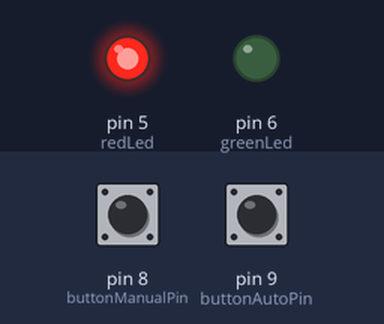
A sketch run on a simulated Arduino Uno, built with avr-gcc and run on an emulated ATmega328P. Shown: output pins drawn as LEDs (lit = HIGH). Inputs (shaded band) come from the test bench; at power-on: pin 8 (buttonManualPin) HIGH, pin 9 (buttonAutoPin) HIGH. Random numbers use the default seed unless the sketch sets one.

Above: at 1.2 s.
1.3 s: pin 8 (buttonManualPin) pulled LOW for 0.15 s
At 2.5 s:
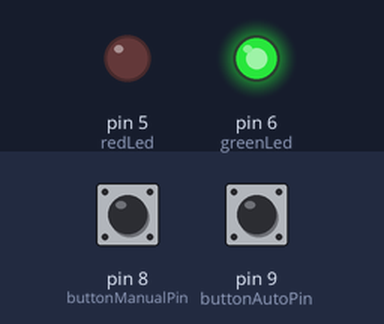
2.9 s: pin 9 (buttonAutoPin) pulled LOW for 0.15 s
At 6.3 s:
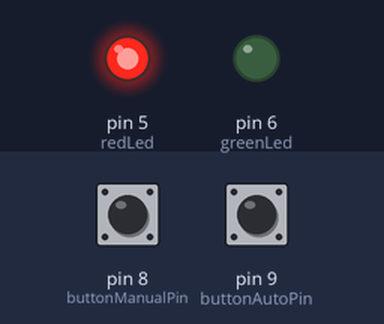
20.8 s: pin 8 (buttonManualPin) pulled LOW for 3.2 s
Timing chart, 0 to 23.8 s (numbered marks = the images above; inputs shaded):
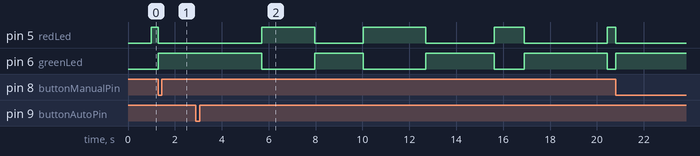

Measured:
- after the input at 1.3 s, pin 5 (redLed): HIGH → LOW at once; pin 6 (greenLed): LOW → HIGH at once
- after the input at 2.9 s, pin 5 (redLed): goes HIGH 2.2 s, LOW 2.1 s, HIGH 2.7 s, LOW 2.9 s, HIGH 1.3 s, LOW 3.5 s, then HIGH, starting after 2.8 s; pin 6 (greenLed): goes LOW 2.2 s, HIGH 2.1 s, LOW 2.7 s, HIGH 2.9 s, LOW 1.3 s, HIGH 3.5 s, then LOW, starting after 2.8 s

The sketch:

traffic_light_001.ino
```cpp
/*

  Traffic light
  by Jerome Maurey-Delaunay
  @jeromemaurey

  This script is part of a project to create a small traffic light using 2 LEDs.
  The mount for it can be downloaded from thingiverse and 3D printed: http://www.thingiverse.com/thing:93925

  There are 2 push buttons and 2 LEDs on the breadboard. Manual mode toggles lights by pressing one push button.
  Automatic mode uses a random delay to switch between lights. It uses millis() to ensure handling of push buttons.

  Enjoy!

  Jerome.

*/


// buttons
int buttonAutoPin = 9;
int buttonManualPin = 8;

// used to make push buttons act as toggles that execute only once upon being pressed
boolean ignoreButtonAuto = false;
boolean ignoreButtonManual = false;

// leds and current
int redLed = 5;
int greenLed = 6;
int currentLed = 0;

// delay handling
long previousMillis = 0;
unsigned long currentMillis = 0;
int delayTime = 1000;

// mode handling
int automatic = 0;
int manual = 1;
int mode = 0;

void setup()
{
  pinMode(redLed, OUTPUT);
  pinMode(greenLed, OUTPUT);
  pinMode(buttonAutoPin, INPUT_PULLUP);
  pinMode(buttonManualPin, INPUT_PULLUP);
}

void loop()
{

  // automatic button
  if (digitalRead(buttonAutoPin) == LOW && !ignoreButtonAuto)
  {
    mode = automatic;
    previousMillis = currentMillis = millis();
    ignoreButtonAuto = true;
  }
  // manual button
  else if (digitalRead(buttonManualPin) == LOW && !ignoreButtonManual)
  {

     mode = manual;
     digitalWrite(currentLed, LOW);
     if( currentLed == redLed ) currentLed = greenLed;
     else currentLed = redLed;
     ignoreButtonManual = true;

  }

  // we ignore the buttons until they are released and pressed again
  if (digitalRead(buttonManualPin) == HIGH && ignoreButtonManual) ignoreButtonManual = false;
  if (digitalRead(buttonAutoPin) == HIGH && ignoreButtonAuto) ignoreButtonAuto = false;

  // handle current mode
  switch( mode )
  {

    // automatic mode
    case 0:

        // update time
        currentMillis = millis();

        // if time passed is superior to set delay switch lights!
        if(currentMillis - previousMillis > delayTime)
        {
          // turn off current light
          digitalWrite(currentLed, LOW);
          // switch
          if( currentLed == redLed ) currentLed = greenLed;
          else currentLed = redLed;
          // turn on current light
          digitalWrite(currentLed, HIGH);

          // random delay
          delayTime = random( 1000, 4000 );
          // reset time tracking
          previousMillis = currentMillis;
        }

        break;

     // manual mode
     case 1:

       // turn on current light
       digitalWrite(currentLed, HIGH);
       // small delay for avoiding "button bounce" (found on the interwebs at http://forum.arduino.cc/index.php?topic=58284.0)
       delay(100);

       break;
  }


}
```
